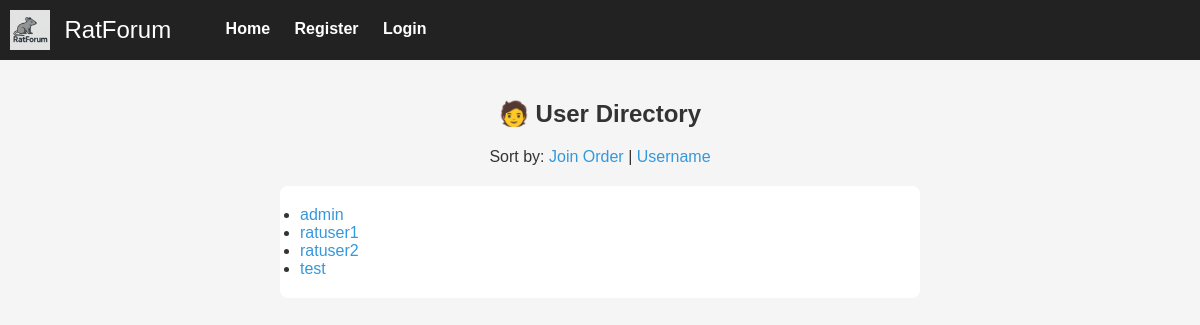
The page /users.php on the database its author committed.
### tables this page shows
CREATE TABLE `users` (
  `id` int(11) NOT NULL,
  `username` varchar(50) NOT NULL,
  `email` varchar(100) NOT NULL,
  `password_hash` varchar(255) NOT NULL,
  `is_admin` tinyint(1) DEFAULT 0,
  `showcase_cpu` varchar(100) DEFAULT NULL,
  `showcase_gpu` varchar(100) DEFAULT NULL,
  `showcase_ram` varchar(100) DEFAULT NULL,
  `showcase_storage` varchar(100) DEFAULT NULL,
  `showcase_cooling` varchar(100) DEFAULT NULL,
  `showcase_psu` varchar(100) DEFAULT NULL,
  `bio` text DEFAULT NULL,
  `signature` text DEFAULT NULL,
  `showcase_image` varchar(255) DEFAULT NULL
);

### users.php (the view, shortened to what this page needs)
<?php
include 'db.php';
include 'menu.php';
$allowed_sorts = ['username', 'id'];
$sort = in_array($_GET['sort'] ?? '', $allowed_sorts) ? $_GET['sort'] : 'id';
$stmt = $pdo->prepare("SELECT id, username FROM users ORDER BY $sort ASC");
$stmt->execute();
$users = $stmt->fetchAll();
?>
<h2>🧑 User Directory</h2>
<p style="text-align:center;">
    Sort by:
    <a href="?sort=id">Join Order</a> |
    <a href="?sort=username">Username</a>
</p>
<ul style="max-width:600px;margin:20px auto; background:white;padding:20px;border-radius:8px;">
    <?php foreach ($users as $u): ?>
        <li>
            <a href="profile.php?id=<?= $u['id'] ?>">
                <?= htmlspecialchars($u['username']) ?>
            </a>
        </li>
    <?php endforeach; ?>
</ul>

### style.css (style rules this page uses)
a { color: #3498db; text-decoration: none; }
h2 { text-align: center; margin-top: 40px; }

### rows shown on the page
users: username "admin"
users: username "ratuser1"
users: username "ratuser2"
users: username "test"
